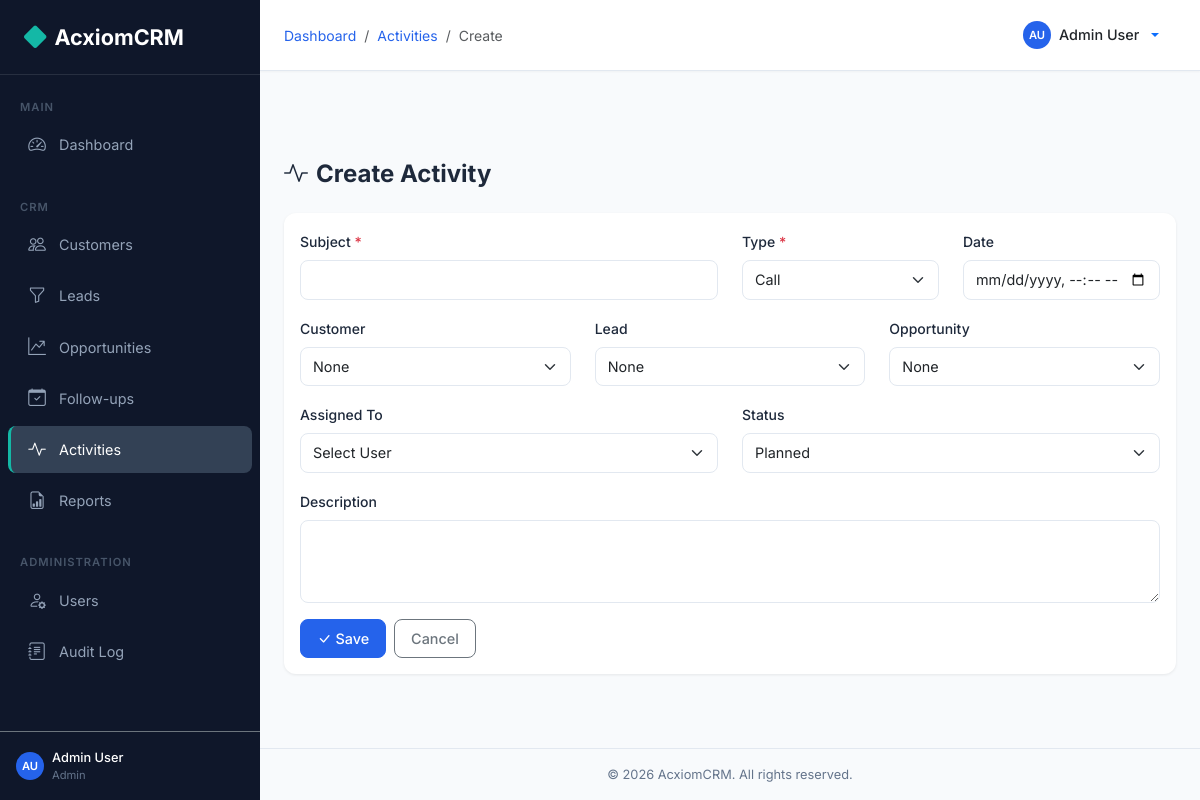
Page /activities/create (signed in) on the committed database.
### backend/models.py (models this page shows, shortened)
class User(UserMixin, db.Model):
    __tablename__ = 'users'
    id = db.Column(db.Integer, primary_key=True)
    first_name = db.Column(db.String(50), nullable=False)
    last_name = db.Column(db.String(50), nullable=False)
    email = db.Column(db.String(120), unique=True, nullable=False, index=True)
    password_hash = db.Column(db.String(256), nullable=False)
    phone = db.Column(db.String(20))
    role_id = db.Column(db.Integer, db.ForeignKey('roles.id'), nullable=False)
    is_active = db.Column(db.Boolean, default=True)
    failed_login_count = db.Column(db.Integer, default=0)
    lockout_until = db.Column(db.DateTime, nullable=True)
    created_at = db.Column(db.DateTime, default=datetime.utcnow)
    updated_at = db.Column(db.DateTime, default=datetime.utcnow, onupdate=datetime.utcnow)
    customers = db.relationship('Customer', backref='assigned_user', lazy='dynamic', foreign_keys='Customer.assigned_to')
    leads = db.relationship('Lead', backref='assigned_user', lazy='dynamic', foreign_keys='Lead.assigned_to')
    opportunities = db.relationship('Opportunity', backref='assigned_user', lazy='dynamic', foreign_keys='Opportunity.assigned_to')
    @property
    def full_name(self):
        return f'{self.first_name} {self.last_name}'
    def is_admin(self):
        return self.role and self.role.name == 'Admin'

class Role(db.Model):
    __tablename__ = 'roles'
    id = db.Column(db.Integer, primary_key=True)
    name = db.Column(db.String(50), unique=True, nullable=False)
    description = db.Column(db.String(200))
    permissions = db.relationship('Permission', secondary=role_permissions, backref='roles')
    users = db.relationship('User', backref='role', lazy='dynamic')

### backend/routes/activities.py (the view, shortened to what this page needs)
@activities_bp.route('/create', methods=['GET', 'POST'])
@login_required
def create():
    customers = Customer.query.order_by(Customer.name).all()
    leads = Lead.query.filter(Lead.converted == False).order_by(Lead.name).all()
    opportunities = Opportunity.query.filter(Opportunity.stage.notin_(['Closed Won', 'Closed Lost'])).order_by(Opportunity.name).all()
    users = User.query.filter_by(is_active=True).order_by(User.first_name).all()
    return render_template('activities/create.html', customers=customers, leads=leads, opportunities=opportunities, users=users)

### backend/models.py (called while the page is built)
@login_manager.user_loader
def load_user(user_id):
    return User.query.get(int(user_id))

### frontend/templates/activities/create.html (shortened to what this page needs)
{% extends 'base.html' %}
{% block breadcrumb %}
<li class="breadcrumb-item"><a href="{{ url_for('dashboard.index') }}">Dashboard</a></li>
<li class="breadcrumb-item"><a href="{{ url_for('activities.list_activities') }}">Activities</a></li>
<li class="breadcrumb-item active">Create</li>
{% endblock %}
{% block content %}
<div class="page-header"><h1><i class="bi bi-activity me-2"></i>Create Activity</h1></div>
<div class="card"><div class="card-body">
    <form method="POST">
        <div class="row">
            <div class="col-md-6 mb-3">
                <label class="form-label">Subject <span class="text-danger">*</span></label>
                <input type="text" class="form-control" name="subject" required value="{{ request.form.get('subject','') }}">
            </div>
            <div class="col-md-3 mb-3">
                <label class="form-label">Type <span class="text-danger">*</span></label>
                <select class="form-select" name="type" required>
                    {% for t in ['Call','Meeting','Email','Task'] %}<option value="{{ t }}" {% if request.form.get('type') == t %}selected{% endif %}>{{ t }}</option>{% endfor %}
                </select>
            </div>
            <div class="col-md-3 mb-3">
                <label class="form-label">Date</label>
                <input type="datetime-local" class="form-control" name="activity_date" value="{{ request.form.get('activity_date','') }}">
            </div>
            <div class="col-md-4 mb-3">
                <label class="form-label">Customer</label>
                <select class="form-select" name="customer_id">
                    <option value="">None</option>
                </select>
            </div>
            <div class="col-md-4 mb-3">
                <label class="form-label">Lead</label>
                <select class="form-select" name="lead_id">
                    <option value="">None</option>
                </select>
            </div>
            <div class="col-md-4 mb-3">
                <label class="form-label">Opportunity</label>
                <select class="form-select" name="opportunity_id">
                    <option value="">None</option>
                </select>
            </div>
            <div class="col-md-6 mb-3">
                <label class="form-label">Assigned To</label>
                <select class="form-select" name="assigned_to">
                    <option value="">Select User</option>
                </select>
            </div>
            <div class="col-md-6 mb-3">
                <label class="form-label">Status</label>
                <select class="form-select" name="status">
                    {% for s in ['Planned','Completed','Cancelled'] %}<option value="{{ s }}" {% if request.form.get('status','Planned') == s %}selected{% endif %}>{{ s }}</option>{% endfor %}
                </select>
            </div>
            <div class="col-12 mb-3">
                <label class="form-label">Description</label>
                <textarea class="form-control" name="description" rows="3">{{ request.form.get('description','') }}</textarea>
            </div>
        </div>
        <div class="d-flex gap-2">
            <button type="submit" class="btn btn-primary"><i class="bi bi-check-lg me-1"></i>Save</button>
            <a href="{{ url_for('activities.list_activities') }}" class="btn btn-outline-secondary">Cancel</a>
        </div>
    </form>
</div></div>
{% endblock %}

### frontend/templates/base.html (shortened to what this page needs)
<!DOCTYPE html>
<html lang="en">
<head>
    <link href="https://cdn.jsdelivr.net/npm/bootstrap@5.3.2/dist/css/bootstrap.min.css" rel="stylesheet">
    <link href="https://cdn.jsdelivr.net/npm/bootstrap-icons@1.11.2/font/bootstrap-icons.min.css" rel="stylesheet">
    <link href="{{ url_for('static', filename='css/style.css') }}" rel="stylesheet">
</head>
<body>
    <nav id="sidebar" class="sidebar">
        <div class="sidebar-brand">
            <i class="bi bi-diamond-fill"></i> AcxiomCRM
        </div>
        <div class="sidebar-nav">
            <div class="sidebar-section">Main</div>
            <ul class="nav flex-column">
                <li class="nav-item">
                    <a class="nav-link {% if request.endpoint == 'dashboard.index' %}active{% endif %}" href="{{ url_for('dashboard.index') }}">
                        <i class="bi bi-speedometer2"></i> Dashboard
                    </a>
                </li>
            </ul>
            <div class="sidebar-section mt-3">CRM</div>
            <ul class="nav flex-column">
                <li class="nav-item">
                    <a class="nav-link {% if 'customers' in (request.endpoint or '') %}active{% endif %}" href="{{ url_for('customers.list_customers') }}">
                        <i class="bi bi-people"></i> Customers
                    </a>
                </li>
                <li class="nav-item">
                    <a class="nav-link {% if 'leads' in (request.endpoint or '') %}active{% endif %}" href="{{ url_for('leads.list_leads') }}">
                        <i class="bi bi-funnel"></i> Leads
                    </a>
                </li>
                <li class="nav-item">
                    <a class="nav-link {% if 'opportunities' in (request.endpoint or '') %}active{% endif %}" href="{{ url_for('opportunities.list_opportunities') }}">
                        <i class="bi bi-graph-up-arrow"></i> Opportunities
                    </a>
                </li>
                <li class="nav-item">
                    <a class="nav-link {% if 'followups' in (request.endpoint or '') %}active{% endif %}" href="{{ url_for('followups.list_followups') }}">
                        <i class="bi bi-calendar-check"></i> Follow-ups
                    </a>
                </li>
                <li class="nav-item">
                    <a class="nav-link {% if 'activities' in (request.endpoint or '') %}active{% endif %}" href="{{ url_for('activities.list_activities') }}">
                        <i class="bi bi-activity"></i> Activities
                    </a>
                </li>
                <li class="nav-item">
                    <a class="nav-link {% if 'reports' in (request.endpoint or '') %}active{% endif %}" href="{{ url_for('reports.index') }}">
                        <i class="bi bi-file-earmark-bar-graph"></i> Reports
                    </a>
                </li>
            </ul>
            {% if current_user.is_admin() %}
            <div class="sidebar-section mt-3">Administration</div>
            <ul class="nav flex-column">
                <li class="nav-item">
                    <a class="nav-link {% if 'users' in (request.endpoint or '') %}active{% endif %}" href="{{ url_for('users.list_users') }}">
                        <i class="bi bi-person-gear"></i> Users
                    </a>
                </li>
                <li class="nav-item">
                    <a class="nav-link {% if 'audit' in (request.endpoint or '') %}active{% endif %}" href="{{ url_for('audit.list_logs') }}">
                        <i class="bi bi-journal-text"></i> Audit Log
                    </a>
                </li>
            </ul>
            {% endif %}
        </div>
        <div class="p-3 border-top border-secondary">
            <div class="d-flex align-items-center gap-2">
                <div class="user-avatar user-avatar-sm">{{ current_user.first_name[0] }}{{ current_user.last_name[0] }}</div>
                <div class="flex-grow-1">
                    <div style="font-size:0.8rem;color:#fff;font-weight:500;">{{ current_user.full_name }}</div>
                    <div style="font-size:0.7rem;color:#64748B;">{{ current_user.role.name }}</div>
                </div>
            </div>
        </div>
    </nav>
    <div class="main-content">
        <div class="top-navbar">
            <div class="d-flex align-items-center gap-3">
                <nav aria-label="breadcrumb">
                    <ol class="breadcrumb mb-0">
                        {% block breadcrumb %}{% endblock %}
                    </ol>
                </nav>
            </div>
            <div class="dropdown">
                <button class="btn btn-link text-decoration-none dropdown-toggle d-flex align-items-center gap-2" type="button" data-bs-toggle="dropdown">
                    <div class="user-avatar user-avatar-sm">{{ current_user.first_name[0] }}{{ current_user.last_name[0] }}</div>
                    <span class="text-dark fw-medium" style="font-size:0.9rem;">{{ current_user.full_name }}</span>
                </button>
            </div>
        </div>
        <div class="content-area pb-0 pt-3" style="padding-bottom:0!important;">
        </div>
        <div class="content-area">
            {% block content %}{% endblock %}
        </div>
        <div class="footer">
            &copy; 2026 AcxiomCRM. All rights reserved.
        </div>
    </div>
</body>
</html>

### frontend/static/css/style.css (style rules this page uses)
:root { --primary: #2563EB; --primary-dark: #1D4ED8; --sidebar-bg: #0F172A; --sidebar-hover: #1E293B; --sidebar-active: #334155; --bg: #F8FAFC; --card-bg: #FFFFFF; --accent: #14B8A6; --text-primary: #1E293B; --text-secondary: #64748B; --border: #E2E8F0; --sidebar-width: 260px; }
body { background-color: var(--bg); font-family: 'Inter', -apple-system, BlinkMacSystemFont, 'Segoe UI', sans-serif; color: var(--text-primary); }
.sidebar { position: fixed; top: 0; left: 0; width: var(--sidebar-width); height: 100vh; background: var(--sidebar-bg); z-index: 1040; transition: transform 0.3s ease; overflow-y: auto; display: flex; flex-direction: column; }
.sidebar-brand { padding: 1.25rem 1.5rem; font-size: 1.35rem; font-weight: 700; color: #fff; border-bottom: 1px solid rgba(255,255,255,0.1); display: flex; align-items: center; gap: 0.5rem; }
.sidebar-brand i { color: var(--accent); font-size: 1.4rem; }
.sidebar-nav { flex: 1; padding: 0.75rem 0; }
.sidebar-nav .nav-item { margin: 2px 8px; }
.sidebar-nav .nav-link { color: #94A3B8; padding: 0.65rem 1rem; border-radius: 8px; display: flex; align-items: center; gap: 0.75rem; font-size: 0.9rem; transition: all 0.2s; text-decoration: none; border-left: 3px solid transparent; }
.sidebar-nav .nav-link.active { color: #fff; background: var(--sidebar-active); border-left-color: var(--accent); }
.sidebar-nav .nav-link i { font-size: 1.1rem; width: 20px; text-align: center; }
.sidebar-section { padding: 0.75rem 1.25rem 0.25rem; font-size: 0.7rem; text-transform: uppercase; letter-spacing: 1px; color: #475569; font-weight: 600; }
.main-content { margin-left: var(--sidebar-width); min-height: 100vh; display: flex; flex-direction: column; }
.top-navbar { background: var(--card-bg); border-bottom: 1px solid var(--border); padding: 0.75rem 1.5rem; display: flex; align-items: center; justify-content: space-between; position: sticky; top: 0; z-index: 1030; box-shadow: 0 1px 2px rgba(0,0,0,0.04); }
.content-area { padding: 1.5rem; flex: 1; }
.card { border: none; border-radius: 12px; box-shadow: 0 1px 3px rgba(0,0,0,0.08); background: var(--card-bg); }
.form-control, .form-select { border-radius: 8px; border: 1px solid var(--border); padding: 0.5rem 0.75rem; font-size: 0.9rem; transition: border-color 0.2s, box-shadow 0.2s; }
.form-label { font-weight: 500; font-size: 0.875rem; color: var(--text-primary); }
.btn { border-radius: 8px; font-size: 0.9rem; font-weight: 500; padding: 0.5rem 1rem; }
.btn-primary { background: var(--primary); border-color: var(--primary); }
.breadcrumb { margin-bottom: 0; font-size: 0.875rem; background: transparent; }
.breadcrumb-item a { color: var(--primary); text-decoration: none; }
.page-header { display: flex; justify-content: space-between; align-items: center; margin-bottom: 1.5rem; flex-wrap: wrap; gap: 0.75rem; }
.page-header h1 { font-size: 1.5rem; font-weight: 700; margin: 0; }
.user-avatar { width: 36px; height: 36px; border-radius: 50%; background: var(--primary); color: #fff; display: flex; align-items: center; justify-content: center; font-weight: 600; font-size: 0.85rem; }
.user-avatar-sm { width: 28px; height: 28px; font-size: 0.7rem; }
.footer { padding: 1rem 1.5rem; text-align: center; color: var(--text-secondary); font-size: 0.8rem; border-top: 1px solid var(--border); }

### rows in the picture
User: first_name "A", last_name "U", full_name "Admin User"
Role: role.name "Admin"

### other values in the picture
form field type "Call"
form field status "Planned"
